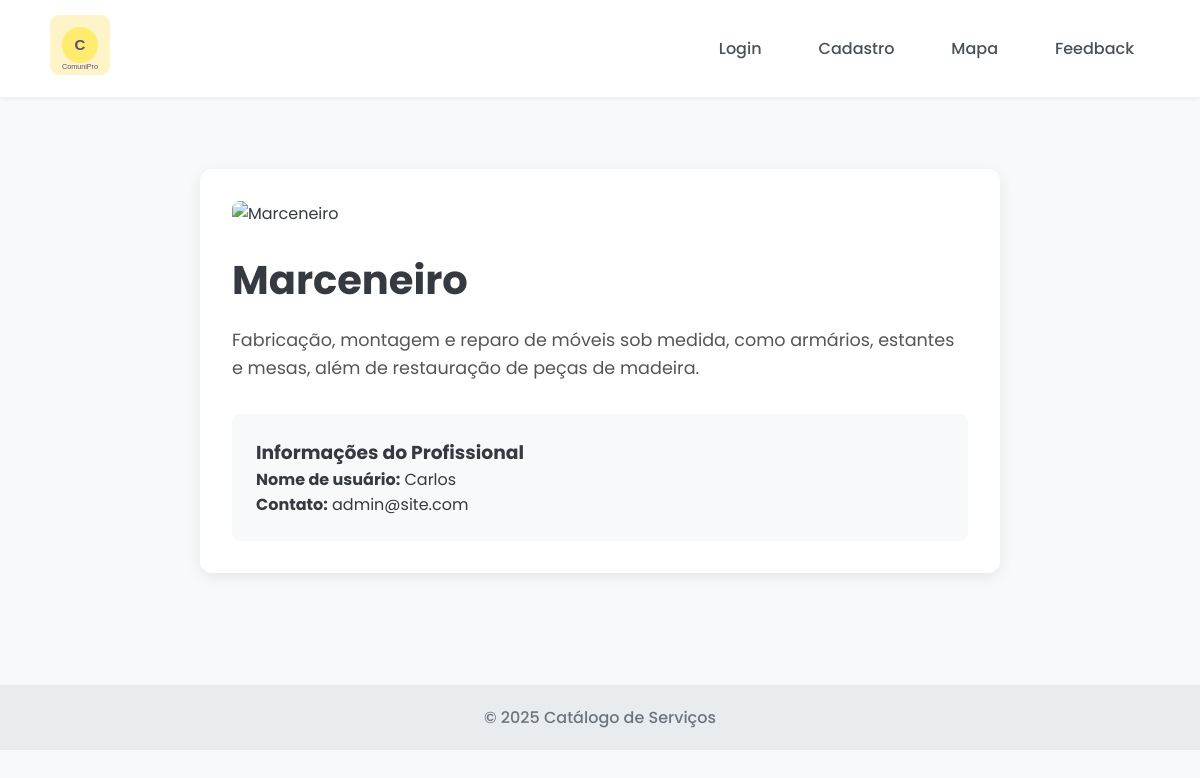
Page /servico/4 on the committed database.
### tables this page shows
CREATE TABLE servicos (
                id INTEGER PRIMARY KEY AUTOINCREMENT,
                nome TEXT NOT NULL,
                descricao TEXT NOT NULL,
                imagem_url TEXT NOT NULL,
                usuario_id INTEGER NOT NULL,
                categoria TEXT NOT NULL,
                FOREIGN KEY (usuario_id) REFERENCES usuarios (id)
            );

CREATE TABLE usuarios (id INTEGER PRIMARY KEY, usuario TEXT UNIQUE NOT NULL, senha TEXT NOT NULL, email TEXT UNIQUE);

### app.py (the view)
@app.route("/servico/<int:servico_id>")
def servico_detalhe(servico_id):
    db = get_db()
    servico = db.execute(
        """
        SELECT s.id, s.nome, s.descricao, s.imagem_url, u.usuario, u.email as contato_email
        FROM servicos s JOIN usuarios u ON s.usuario_id = u.id
        WHERE s.id = ?
        """,
        (servico_id,),
    ).fetchone()
    if servico is None:
        return "Serviço não encontrado", 404
    return render_template("servico_detalhe.html", servico=servico)

### app.py (called while the page is built)
def get_db():
    db = getattr(g, "_database", None)
    if db is None:
        db = g._database = sqlite3.connect(DATABASE)
        db.row_factory = sqlite3.Row
    return db

@app.teardown_appcontext
def close_connection(exception):
    db = getattr(g, "_database", None)
    if db is not None:
        db.close()

### templates/servico_detalhe.html (shortened to what this page needs)
<!DOCTYPE html>
<html lang="pt-br">
<head>
  <link rel="stylesheet" href="{{ url_for('static', filename='css/style.css') }}" />
</head>
<body>
  <header>
    <nav class="navbar">
      <a href="{{ url_for('serve_index') }}"><img src="{{ url_for('static', filename='images/logooo.svg') }}" alt="Logo" class="logo" /></a>
      <ul class="nav-links">
      </ul>
    </nav>
  </header>
  <main>
    <div class="detalhe-servico">
      <img src="{{ servico.imagem_url }}" alt="{{ servico.nome }}">
      <h1>{{ servico.nome }}</h1>
      <p class="info">{{ servico.descricao }}</p>
      <div class="contato">
        <h3>Informações do Profissional</h3>
        <p><strong>Nome de usuário:</strong> {{ servico.usuario }}</p>
        <p><strong>Contato:</strong> {{ servico.contato_email }}</p>
      </div>
    </div>
  </main>
  <footer>© 2025 Catálogo de Serviços</footer>
</body>
</html>

### static/css/style.css (style rules this page uses)
* { margin: 0; padding: 0; box-sizing: border-box; }
body { font-family: "Poppins", sans-serif; background-color: #f8f9fa; color: #343a40; }
header { background-color: #ffffff; padding: 15px 50px; display: flex; align-items: center; justify-content: space-between; box-shadow: 0 2px 4px rgba(0, 0, 0, 0.05); position: sticky; top: 0; z-index: 1000; }
.logo { width: 60px; height: 60px; }
.navbar { display: flex; align-items: center; width: 100%; }
.nav-links { display: flex; align-items: center; gap: 25px; list-style: none; margin-left: auto; }
main { padding: 40px 50px; }
footer { text-align: center; padding: 20px; margin-top: 40px; background-color: #e9ecef; color: #6c757d; font-weight: 500; }

### templates/servico_detalhe.html (style rules this page uses)
.detalhe-servico { max-width: 800px; margin: 2rem auto; padding: 2rem; background: #fff; border-radius: 12px; box-shadow: 0 4px 15px rgba(0, 0, 0, 0.08); }
.detalhe-servico img { width: 100%; border-radius: 8px; margin-bottom: 1.5rem; }
.detalhe-servico h1 { font-size: 2.5rem; margin-bottom: 1rem; }
.detalhe-servico .info { font-size: 1.1rem; line-height: 1.6; color: #555; margin-bottom: 2rem; }
.detalhe-servico .contato { background: #f8f9fa; padding: 1.5rem; border-radius: 8px; }

### rows in the picture
servicos: nome "Marceneiro", descricao "Fabricação, montagem e reparo de móveis sob medida, como armários, estantes e mesas, além de restauração de peças de madeira."
usuarios: usuario "Carlos", contato_email "admin@site.com"
